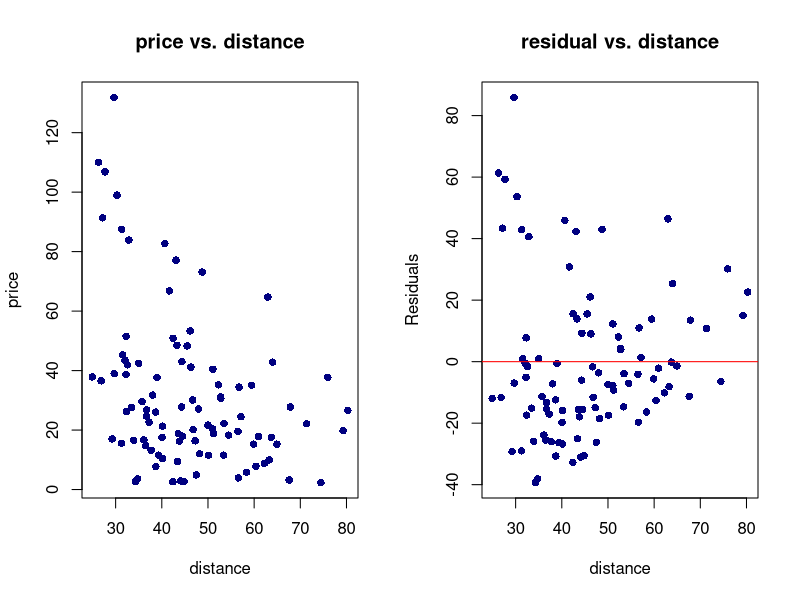
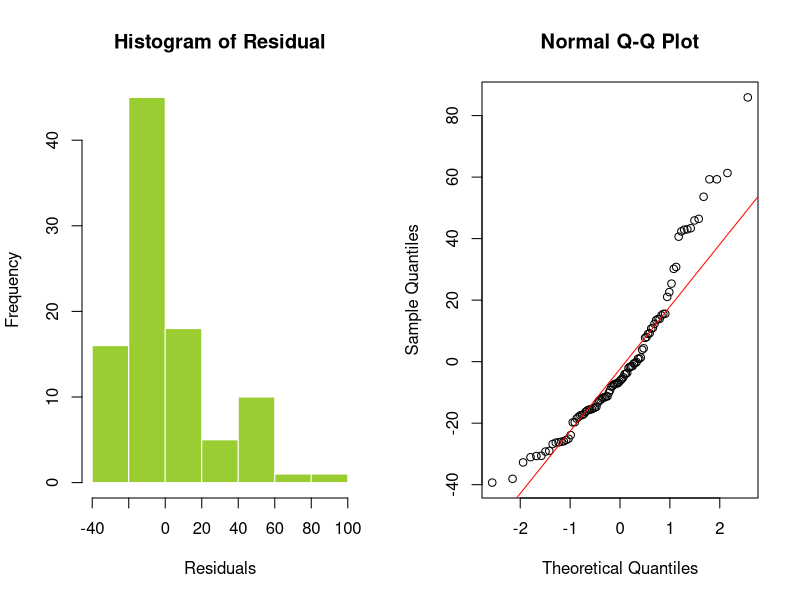
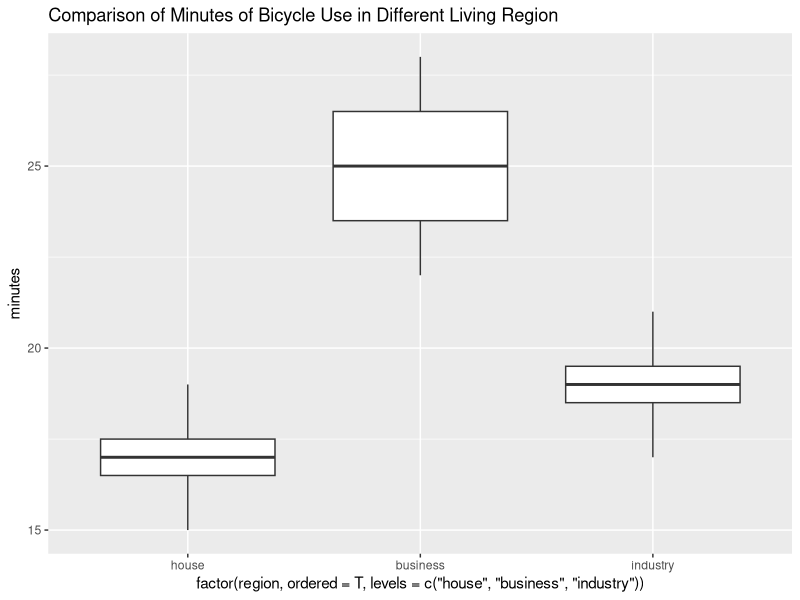

R code for these plots, in order:
## ---- chunk 1
under25 = 65 / 4540; under25
## ---- chunk 2
older25 = 31 / 1628
relative = older25/under25; relative
## ---- chunk 3
percent.increased = relative - 1; percent.increased
## ---- chunk 4
count = c(264, 54, 410, 122, 287, 264)
table = matrix(count, ncol = 2, byrow = T)
table = as.table(table)
rownames(table) = c('A', 'B', 'C')
colnames(table) = c('Yes', 'No')
table
## ---- chunk 5
# generate an expected table
table_exp = table
for (i in 1:3){
  for (j in 1:2){
    table_exp[i,j] = sum(table[i,])*sum(table[,j])/sum(table)
  }
}
table_exp
## ---- chunk 6
# calculate each (observed-expected)^2/expected and Chi-square statistics
chisq = 0
for (i in 1:3) {
  for(j in 1:2) {
    chisq = chisq + (table[i,j] - table_exp[i,j])^2/table_exp[i,j]
  }
}
chisq
## ---- chunk 7
# calculate p-value
df = (nrow(table) - 1)*(ncol(table) - 1)
p_value = pchisq(chisq, df = df, lower.tail = F);p_value
## ---- chunk 8
p_value < 0.05

# Check again
chisq.test(table, correct = F)
## ---- chunk 9
counts <- c(52, 48)
chisq.test(counts, p = rep(1/2,length = 2), correct = F)
## ---- chunk 10
data = read.csv('metro.csv')
RESULTS = lm(price ~ distance, data = data)
summary(RESULTS)
## ---- chunk 11
b1 = -0.8286; se.b1 = 0.1988
t = (b1 - 0)/se.b1; t #與報表相符
## ---- chunk 12
distance = data$distance
price = data$price
yhat = RESULTS$fitted.values

par(mfrow = c(1, 2))
#Scatterplot of y vs. x
plot(distance, price, pch = 16, cex = 1, col = 'navy',
     main = 'price vs. distance', xlab = 'distance', ylab = 'price')
#Scatterplot of residuals vs. x
res = price - yhat
plot(distance, res, pch = 16, cex = 1, col = 'navy',
     main = 'residual vs. distance', xlab = 'distance', ylab = 'Residuals')
abline(h = 0, col = 'red')
## ---- chunk 13
par(mfrow = c(1, 2))
#Histogram of residuals
hist(res, border = 'white', col = 'olivedrab3',
     main = 'Histogram of Residual', xlab = 'Residuals')
#QQ plot
qqnorm(res)
qqline(res, col = 'red')
## ---- chunk 14
PI = predict(RESULTS, data.frame(distance = 50), interval = "prediction", level = 0.95);PI
CI = predict(RESULTS, data.frame(distance = 50), interval = "confidence", level = 0.95);CI
## ---- chunk 15
minutes = c(17,19,15,17,25,22,28,19,21,19,17)
region = c(rep('house', 4), rep('business', 3), rep('industry', 4))
data = data.frame(minutes, region)
## ---- chunk 16
library(ggplot2)
ggplot(data, aes(x = factor(region, ordered = T, levels = c('house', 'business', 'industry')), y = minutes)) +
  geom_boxplot() +
  ggtitle('Comparison of Minutes of Bicycle Use in Different Living Region')

library(dplyr)
group <- data$minutes
group1 <- filter(data, region == 'house')$minutes
group2 <- filter(data, region == 'business')$minutes
group3 <- filter(data, region == 'industry')$minutes
ni = c(4, 3, 4)
xbar = mean(group);xbar1 = mean(group1);xbar2 = mean(group2);xbar3 = mean(group3)
xbari = c(xbar1,xbar2, xbar3);xbari
sd = sd(group);sd1 = sd(group1);sd2 = sd(group2);sd3 = sd(group3)
sdi = c(sd1, sd2, sd3);sdi
## ---- chunk 17
oneway = aov(minutes ~ region, data = data)
summary(oneway)
## ---- chunk 18
t = qt(0.975, df = 3);t
se = sd1/2
c(xbar1-t*se, xbar1+t*se)
## ---- chunk 19
counts = c(28, 30, 20, 26, 25, 22, 23, 38, 15, 26, 22, 25)
table = matrix(counts, byrow = T, ncol = 3)
rownames(table) = c("N", "M", "S", "E")
colnames(table) = c("Blue", "Green", "White")
table
## ---- chunk 20
# generate an expected table
table_exp = table
for (i in 1:4){
  for (j in 1:3){
    table_exp[i,j] = sum(table[i,])*sum(table[,j])/sum(table)
  }
}
table_exp
## ---- chunk 21
chisq = 0
for (i in 1:4) {
  for(j in 1:3) {
    chisq = chisq + (table[i,j] - table_exp[i,j])^2/table_exp[i,j]
  }
}
chisq
## ---- chunk 22
# calculate p-value
df = (nrow(table) - 1)*(ncol(table) - 1)
p_value = pchisq(chisq, df = df, lower.tail = F);p_value
## ---- chunk 23
p_value < 0.05

# Check again
chisq.test(table, correct = F)
## ---- chunk 24
counts = c(28, 30, 20)
chisq.test(counts, p = rep(1/3,length = 3), correct = F)
## ---- chunk 25
counts = c(26, 25, 22)
chisq.test(counts, p = rep(1/3,length = 3), correct = F)
## ---- chunk 26
counts = c(23, 38, 15)
chisq.test(counts, p = rep(1/3,length = 3), correct = F)
## ---- chunk 27
counts = c(26, 22, 25)
chisq.test(counts, p = rep(1/3,length = 3), correct = F)
